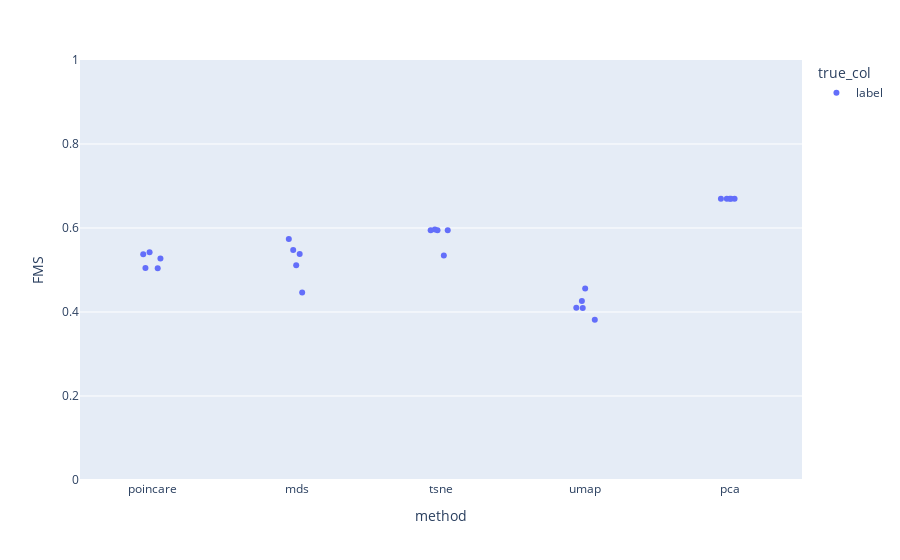

Source (notebook cell):
### Markdown cell above
### FMS

### Code cell
fig = px.strip(df_results_clust, x='method', y='FMS', color = "true_col")
fig.update_yaxes(range = [0,1])
fig.show()

# Need to add the original poincaré method

### Figure 1 — Plotly figure (JSON) as saved in the notebook; plotly's stock layout.template omitted (floating-point values rounded to 4 significant figures)
{"data": [{"alignmentgroup": "True", "boxpoints": "all", "fillcolor": "rgba(255,255,255,0)", "hoveron": "points", "hovertemplate": "true_col=label<br>method=%{x}<br>FMS=%{y}<extra></extra>", "legendgroup": "label", "line": {"color": "rgba(255,255,255,0)"}, "marker": {"color": "#636efa"}, "name": "label", "offsetgroup": "label", "orientation": "v", "pointpos": 0, "showlegend": true, "type": "box", "x": ["poincare", "mds", "tsne", "umap", "pca", "poincare", "mds", "tsne", "umap", "pca", "poincare", "mds", "tsne", "umap", "pca", "poincare", "mds", "tsne", "umap", "pca", "poincare", "mds", "tsne", "umap", "pca"], "x0": " ", "xaxis": "x", "y": [0.542, 0.511, 0.5347, 0.3814, 0.6696, 0.5043, 0.5741, 0.5948, 0.4103, 0.6696, 0.5377, 0.5382, 0.5948, 0.4261, 0.6696, 0.5275, 0.5477, 0.5948, 0.456, 0.6696, 0.5048, 0.4462, 0.5962, 0.4097, 0.6696], "y0": " ", "yaxis": "y"}], "layout": {"boxmode": "group", "legend": {"title": {"text": "true_col"}, "tracegroupgap": 0}, "margin": {"t": 60}, "xaxis": {"anchor": "y", "domain": [0, 1], "title": {"text": "method"}}, "yaxis": {"anchor": "x", "domain": [0, 1], "range": [0, 1], "title": {"text": "FMS"}}}}
